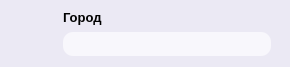
               <widget class="QFrame" name="frame_13">
                <property name="minimumSize">
                 <size>
                  <width>290</width>
                  <height>67</height>
                 </size>
                </property>
                <property name="maximumSize">
                 <size>
                  <width>290</width>
                  <height>67</height>
                 </size>
                </property>
                <property name="styleSheet">
                 <string notr="true">background-color: rgb(235, 233, 244);
border: none;
border-radius: 17px;</string>
                </property>
                <property name="frameShape">
                 <enum>QFrame::StyledPanel</enum>
                </property>
                <property name="frameShadow">
                 <enum>QFrame::Raised</enum>
                </property>
                <widget class="QWidget" name="layoutWidget_16">
                 <property name="geometry">
                  <rect>
                   <x>10</x>
                   <y>0</y>
                   <width>271</width>
                   <height>71</height>
                  </rect>
                 </property>
                 <layout class="QHBoxLayout" name="horizontalLayout_20">
                  <property name="leftMargin">
                   <number>4</number>
                  </property>
                  <property name="topMargin">
                   <number>5</number>
                  </property>
                  <property name="bottomMargin">
                   <number>6</number>
                  </property>
                  <item>
                   <widget class="QLabel" name="label_36">
                    <property name="maximumSize">
                     <size>
                      <width>36</width>
                      <height>36</height>
                     </size>
                    </property>
                    <property name="text">
                     <string/>
                    </property>
                    <property name="pixmap">
                     <pixmap>E:/4-2/Icons/City.png</pixmap>
                    </property>
                    <property name="scaledContents">
                     <bool>true</bool>
                    </property>
                   </widget>
                  </item>
                  <item>
                   <layout class="QVBoxLayout" name="verticalLayout_31">
                    <property name="spacing">
                     <number>3</number>
                    </property>
                    <property name="leftMargin">
                     <number>7</number>
                    </property>
                    <property name="topMargin">
                     <number>0</number>
                    </property>
                    <property name="rightMargin">
                     <number>10</number>
                    </property>
                    <property name="bottomMargin">
                     <number>9</number>
                    </property>
                    <item>
                     <widget class="QLabel" name="label_37">
                      <property name="font">
                       <font>
                        <pointsize>10</pointsize>
                        <weight>75</weight>
                        <bold>true</bold>
                       </font>
                      </property>
                      <property name="text">
                       <string>Город</string>
                      </property>
                     </widget>
                    </item>
                    <item>
                     <widget class="QComboBox" name="comboBox">
                      <property name="maximumSize">
                       <size>
                        <width>16777215</width>
                        <height>24</height>
                       </size>
                      </property>
                      <property name="font">
                       <font>
                        <pointsize>9</pointsize>
                        <weight>75</weight>
                        <bold>true</bold>
                        <stylestrategy>PreferDefault</stylestrategy>
                       </font>
                      </property>
                      <property name="styleSheet">
                       <string notr="true">QComboBox QAbstractItemView {
  y: 20;
  color: Transparency;
    border: 2px solid orange;
 	background-color: rgb(243, 227, 214);
    selection-background-color: rgb(222, 146, 58);
	alternate-background-color: lightgray;
    border-radius: 0px;
}

QComboBox:on {
    border: 2px solid orange;
 	padding-left: 5px;
	border-bottom-left-radius: 0px;
    border-bottom-right-radius: 0px;
}

QComboBox {
  background-color: rgb(248, 247, 252);
  color: rgb(68, 68, 68);
    border-radius: 10px;
  color: rgb(39, 39, 39);
    padding-left: 7px;
    height: 16px;
}

QComboBox::drop-down {
    subcontrol-origin: padding;
    subcontrol-position: right;
    border-radius: 0px;
    width: 20px;
   height: 16px;
}

QComboBox::drop-down:on {
    padding-right: -2px;
}

QComboBox::down-arrow {
    image: url(&quot;E:/4-2/Icons/Chevron Down.png&quot;);
    width: 10px;
    height: 10px;
}

QComboBox::down-arrow:on {
    border-radius: 10px;
}

QScrollArea {
background-color: rgb(248, 247, 252);
border-radius: 0px;
}

QScrollBar:vertical {
border: none;
background-color: rgb(248, 247, 252);
width: 6px;
border-radius: 0px;
margin-top: 0;
margin-bottom: 0;
}

QScrollBar::handle:vertical {
min-height: 20px;
border-radius: 0px;
background: rgb(222, 163, 96);
}

QScrollBar::add-line:vertical {
border: none;
background: rgb(248, 247, 252);
height: 0px;
subcontrol-position: bottom;
subcontrol-origin: margin;
border-radius: 0px;
}

QScrollBar::sub-line:vertical {
border: none;
background: transparent;
height: 0px;
subcontrol-position: top;
subcontrol-origin: margin;
border-radius: 0px;
}</string>
                      </property>
                      <property name="maxVisibleItems">
                       <number>8</number>
                      </property>
                      <property name="iconSize">
                       <size>
                        <width>10</width>
                        <height>10</height>
                       </size>
                      </property>
                     </widget>
                    </item>
                   </layout>
                  </item>
                 </layout>
                </widget>
               </widget>
